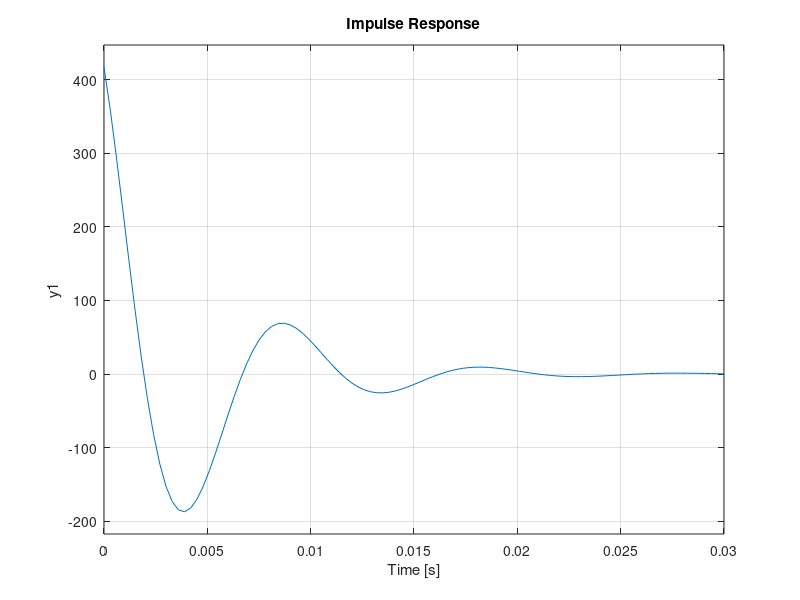
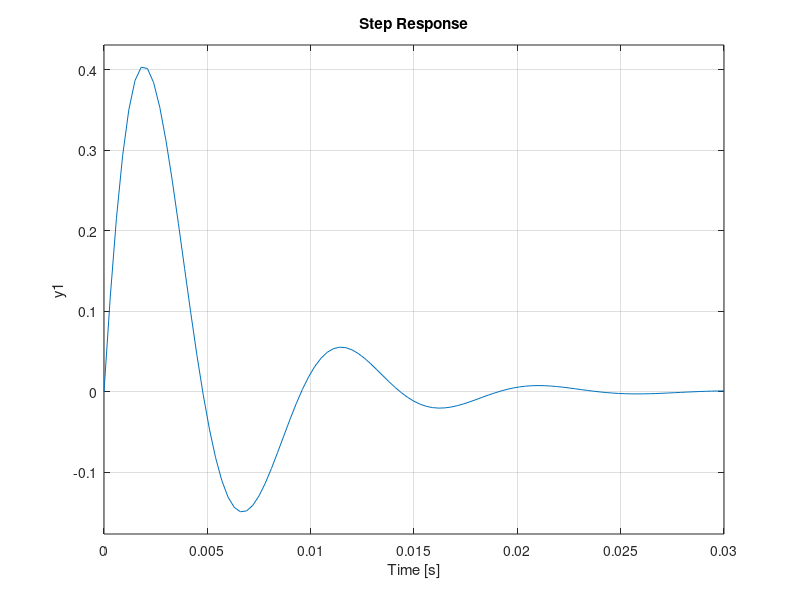
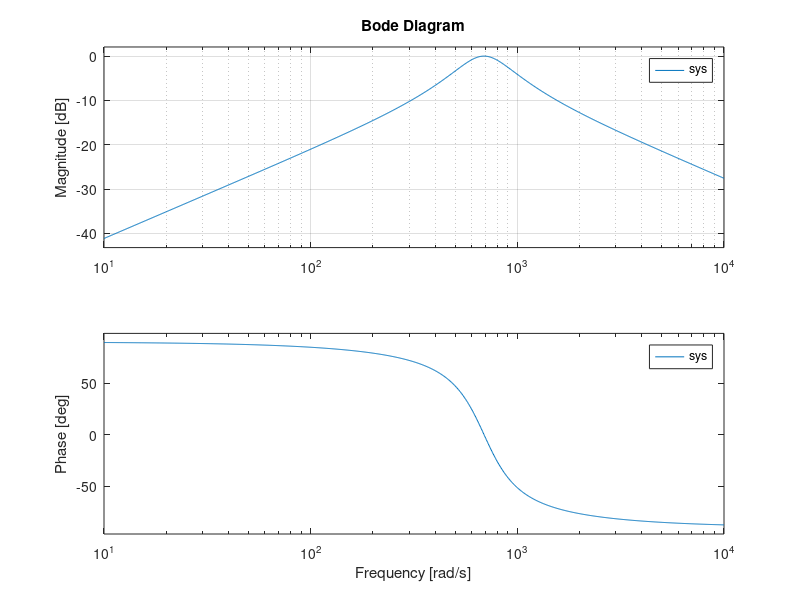

These figures' MATLAB source, in order:
RC = 250 * 3.5e-6;
LC = 3.5e-6 * 600e-3;
sys = tf([RC 0], [LC RC 1]);
figure
impulse(sys)
figure
step(sys)
figure
bode(sys)
grid
